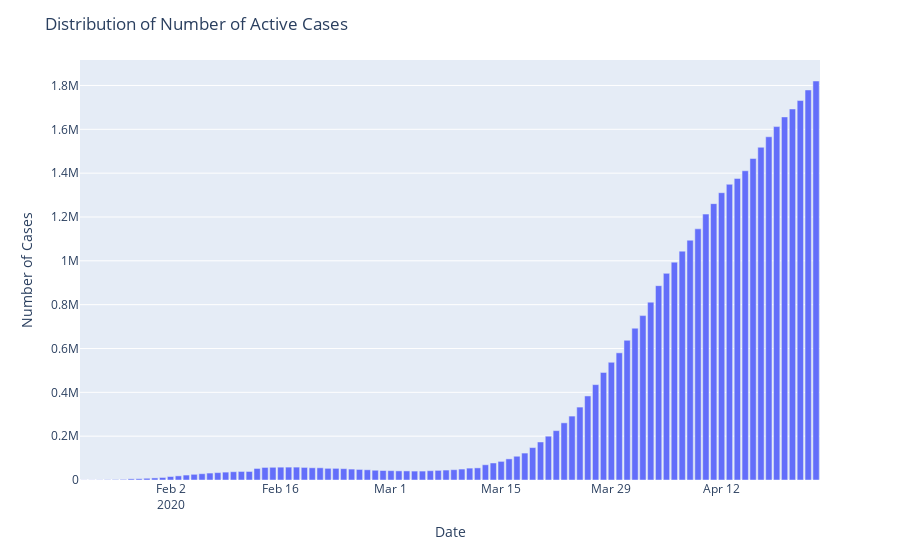

The notebook cell saved with this chart:
### Markdown cell above
#### <- Active Cases = Number of Confirmed Cases - Number of Recovered Cases - Number of Death Cases ->
#### Increase in number of Active Cases is probably an indication of Recovered case or Death case number is dropping in comparison to number of Confirmed Cases drastically. Will look for the conclusive evidence for the same in the notebook ahead.

### Code cell
fig=px.bar(x=datewise.index,y=datewise["Confirmed"]-datewise["Recovered"]-datewise["Deaths"])
fig.update_layout(title="Distribution of Number of Active Cases",
                  xaxis_title="Date",yaxis_title="Number of Cases",)
fig.show()
